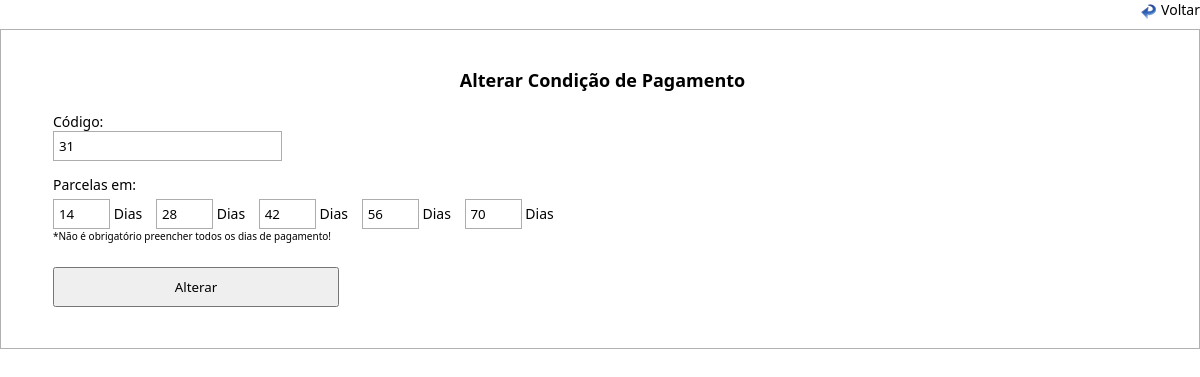
The app's page /alterar_condicoes_pagamento.php?id=35, older data.
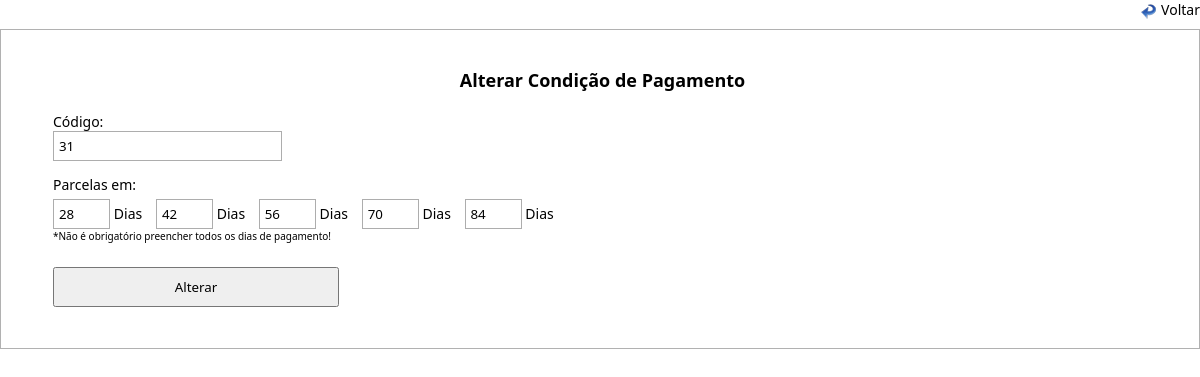
The same page, newer data.
### tables this page shows
CREATE TABLE `condicoes_pagamentos` (
  `id_condicoes` int(11) NOT NULL AUTO_INCREMENT,
  `cod_condicoes` varchar(10) NOT NULL,
  `parcelas` varchar(50) NOT NULL,
  `primeira_condicao` int(11) NOT NULL,
  `segunda_condicao` int(11) NOT NULL,
  `terceira_condicao` int(11) NOT NULL,
  `quarta_condicao` int(11) NOT NULL,
  `quinta_condicao` int(11) NOT NULL,
  PRIMARY KEY (`id_condicoes`)
);

### processos/database.php (called while the page is built, shortened)
<?php
function DBRead ($table, $params = null, $fields = '*') {
	$params = ($params) ? " {$params}" : null;
		$query = "SELECT {$fields} FROM {$table}{$params}";
		$result = DBExecute($query);
		if (!mysqli_num_rows($result))
			return false;
		else {
			while ($res = mysqli_fetch_assoc($result)) {
				$data[] = $res;
			}
			return $data;
		}
}
function DBExecute($query){
	$link = DBConnect();
	$result = @mysqli_query($link, $query) or die (mysqli_error($link));
	return $result;
}
?>

### alterar_condicoes_pagamento.php (the view, shortened to what this page needs)
<!doctype html>
<html>
<head>
<link href="css/style.css" rel="stylesheet" type="text/css">
<link rel="stylesheet" href="css/menu.css">
</head>
<body>
<?php
  require 'processos/database.php';
  $id = $_GET['id'];
 $le_cond = DBRead ("condicoes_pagamentos", "WHERE id_condicoes = '$id'", "*");
    foreach ($le_cond as $cond){
?>
<form action="<?php echo htmlspecialchars($_SERVER["PHP_SELF"]);?>" method="post">
<div class="voltar">
	<a href="javascript:history.back(1);">Voltar</a>
</div>
<table width="60%" border="0" class="table">
  <tbody>
    <tr>
      <td height="42" align="center" valign="top"><span class="titulo">Alterar Condição de Pagamento</span></td>
    </tr>
    <tr>
      <td valign="baseline" style="padding-left: 50px;">
      Código: <br /> <input type="hidden" name="id_cond" value="<?php echo $cond['id_condicoes']; ?>">
      <input type="text" name="codigo" readonly value="<?php echo $cond['cod_condicoes'];?>" class="cod"<?php echo $Errprodutoborda; ?>>
       </td>
    </tr>
    <tr>
    	<td height="31" valign="bottom" style="padding-left: 50px;">Parcelas em:</td>
    </tr>
    <tr>
      <td valign="middle" style="padding-left: 50px;">
      	<input type="text" name="primeira" class="cod" maxlength="3" style="width: 5%;" value="<?php echo $cond['primeira_condicao'];?>"> Dias
        <input type="text" name="segunda" class="cod" maxlength="3" style="width: 5%; margin-left: 10px;" value="<?php echo $cond['segunda_condicao'];?>"> Dias
        <input type="text" name="terceira" class="cod" maxlength="3" style="width: 5%; margin-left: 10px;" value="<?php echo $cond['terceira_condicao'];?>"> Dias
        <input type="text" name="quarta" class="cod" maxlength="3" style="width: 5%; margin-left: 10px;" value="<?php echo $cond['quarta_condicao'];?>"> Dias
        <input type="text" name="quinta" class="cod" maxlength="3" style="width: 5%; margin-left: 10px;" value="<?php echo $cond['quinta_condicao'];?>"> Dias <br />
        <span style="font-size:10px;">*Não é obrigatório preencher todos os dias de pagamento!</span>
      </td>
    </tr>
    <tr>
      <td height="62" style="padding-left: 50px;" valign="bottom"><input type="submit" value="Alterar" class="botton"></td>
    </tr>
  </tbody>
</table>
</form>
<?php
	}
?>
</body>
</html>

Row changes from the older to the newer data that the page shows:
changed condicoes_pagamentos: primeira "14" → "28"; segunda "28" → "42"; terceira "42" → "56"; quarta "56" → "70"; quinta "70" → "84"
